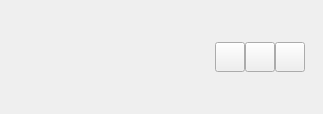
<?xml version="1.0" encoding="UTF-8"?>
<ui version="4.0">
 <class>InviteButtonsWidget</class>
 <widget class="QWidget" name="InviteButtonsWidget">
  <property name="geometry">
   <rect>
    <x>0</x>
    <y>0</y>
    <width>323</width>
    <height>114</height>
   </rect>
  </property>
  <property name="sizePolicy">
   <sizepolicy hsizetype="MinimumExpanding" vsizetype="MinimumExpanding">
    <horstretch>0</horstretch>
    <verstretch>0</verstretch>
   </sizepolicy>
  </property>
  <property name="windowTitle">
   <string/>
  </property>
  <layout class="QHBoxLayout" name="horizontalLayout">
   <property name="spacing">
    <number>0</number>
   </property>
   <property name="leftMargin">
    <number>0</number>
   </property>
   <property name="topMargin">
    <number>0</number>
   </property>
   <property name="rightMargin">
    <number>5</number>
   </property>
   <property name="bottomMargin">
    <number>0</number>
   </property>
   <item>
    <spacer name="horizontalSpacer">
     <property name="orientation">
      <enum>Qt::Horizontal</enum>
     </property>
     <property name="sizeHint" stdset="0">
      <size>
       <width>209</width>
       <height>17</height>
      </size>
     </property>
    </spacer>
   </item>
   <item>
    <widget class="QPushButton" name="btnAcceptInvite">
     <property name="sizePolicy">
      <sizepolicy hsizetype="Minimum" vsizetype="Fixed">
       <horstretch>0</horstretch>
       <verstretch>0</verstretch>
      </sizepolicy>
     </property>
     <property name="minimumSize">
      <size>
       <width>30</width>
       <height>30</height>
      </size>
     </property>
     <property name="maximumSize">
      <size>
       <width>30</width>
       <height>30</height>
      </size>
     </property>
     <property name="toolTip">
      <string>Accept invite</string>
     </property>
     <property name="text">
      <string/>
     </property>
     <property name="icon">
      <iconset resource="ressources.qrc">
       <normaloff>:/images/icons/ic_person_add_black_24dp_2x.png</normaloff>:/images/icons/ic_person_add_black_24dp_2x.png</iconset>
     </property>
     <property name="iconSize">
      <size>
       <width>18</width>
       <height>18</height>
      </size>
     </property>
    </widget>
   </item>
   <item>
    <widget class="QPushButton" name="btnIgnoreInvite">
     <property name="minimumSize">
      <size>
       <width>30</width>
       <height>30</height>
      </size>
     </property>
     <property name="maximumSize">
      <size>
       <width>30</width>
       <height>30</height>
      </size>
     </property>
     <property name="toolTip">
      <string>Ignore invite</string>
     </property>
     <property name="text">
      <string/>
     </property>
     <property name="icon">
      <iconset resource="ressources.qrc">
       <normaloff>:/images/icons/ic_clear_24px.svg</normaloff>:/images/icons/ic_clear_24px.svg</iconset>
     </property>
     <property name="iconSize">
      <size>
       <width>18</width>
       <height>18</height>
      </size>
     </property>
    </widget>
   </item>
   <item>
    <widget class="QPushButton" name="btnBlockInvite">
     <property name="minimumSize">
      <size>
       <width>30</width>
       <height>30</height>
      </size>
     </property>
     <property name="maximumSize">
      <size>
       <width>30</width>
       <height>30</height>
      </size>
     </property>
     <property name="toolTip">
      <string>Block person</string>
     </property>
     <property name="text">
      <string/>
     </property>
     <property name="icon">
      <iconset resource="ressources.qrc">
       <normaloff>:/images/icons/ic_block_24px.svg</normaloff>:/images/icons/ic_block_24px.svg</iconset>
     </property>
     <property name="iconSize">
      <size>
       <width>18</width>
       <height>18</height>
      </size>
     </property>
    </widget>
   </item>
   <item>
    <spacer name="horizontalSpacer_2">
     <property name="orientation">
      <enum>Qt::Horizontal</enum>
     </property>
     <property name="sizeType">
      <enum>QSizePolicy::Fixed</enum>
     </property>
     <property name="sizeHint" stdset="0">
      <size>
       <width>13</width>
       <height>17</height>
      </size>
     </property>
    </spacer>
   </item>
  </layout>
 </widget>
 <resources>
  <include location="ressources.qrc"/>
 </resources>
 <connections/>
</ui>
